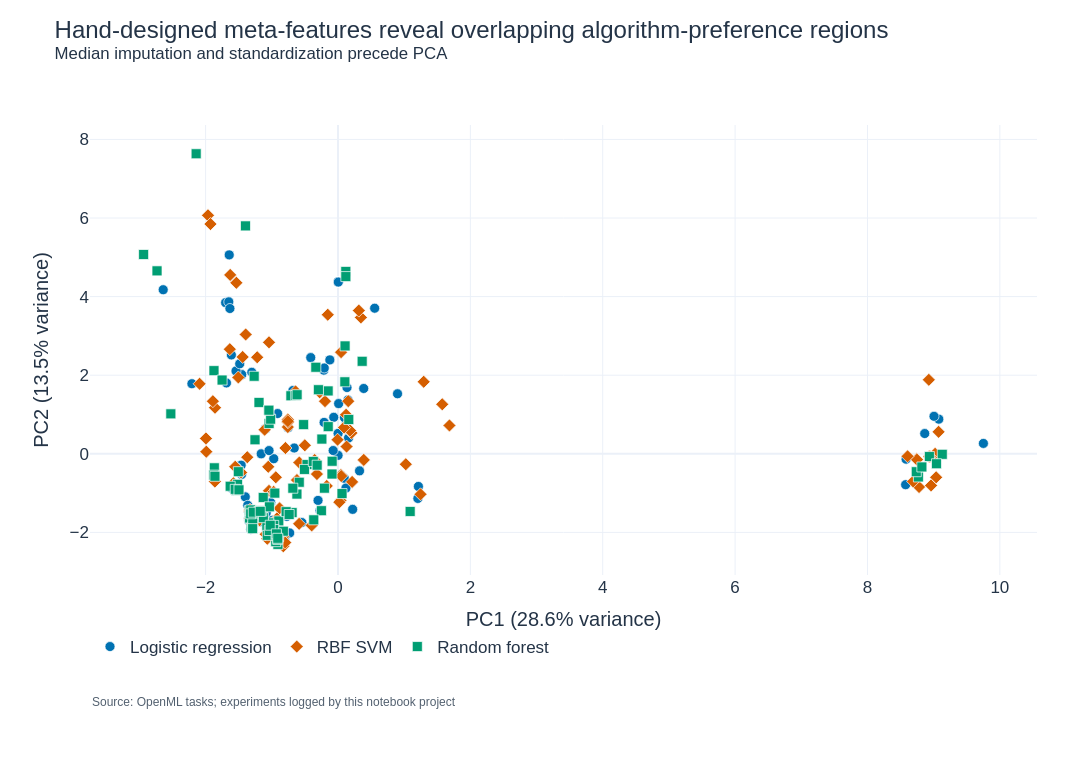

The notebook cell this image was saved under:
### Markdown cell above
## 5. Manual meta-dataset: two-dimensional projection

### Code cell
manual_projection, manual_variance, manual_loadings = pca_projection(meta_dataset, manual_columns)
manual_projection.to_csv(RESULTS_DIR / 'manual_projection.csv', index=False)
manual_loadings.to_csv(RESULTS_DIR / 'manual_pca_loadings.csv', index=False)

fig = go.Figure()
for algorithm in ALGORITHMS:
    subset = manual_projection[manual_projection['best_algorithm'].eq(algorithm)]
    fig.add_trace(go.Scatter(
        x=subset['PC1'], y=subset['PC2'], mode='markers', name=algorithm,
        legendgroup=algorithm,
        marker=dict(color=COLORS[algorithm], symbol=SYMBOLS[algorithm], size=10,
                    opacity=1.0, line=dict(color='white', width=0.7)),
        customdata=subset[['dataset_name', 'dataset_id']],
        hovertemplate='%{customdata[0]} · OpenML %{customdata[1]}<br>'
                      'PC1=%{x:.2f}<br>PC2=%{y:.2f}<extra></extra>',
    ))
fig.update_xaxes(title=f'PC1 ({manual_variance[0]:.1%} variance)')
fig.update_yaxes(title=f'PC2 ({manual_variance[1]:.1%} variance)')
fig.update_layout(
    title='Hand-designed meta-features reveal overlapping algorithm-preference regions<br>'
          '<sup>Median imputation and standardization precede PCA</sup>',
    legend_title_text='Best base algorithm',
)
_ = show_and_save(fig, '02_manual_projection')

### Figure 1 — Plotly figure (JSON) as saved in the notebook; plotly's stock layout.template omitted (floating-point values rounded to 4 significant figures; data arrays with more than 128 entries replaced by an {"elided": "..."} marker saying what was removed)
{"data": [{"customdata": {"elided": "95x2 mixed values"}, "hovertemplate": "%{customdata[0]} · OpenML %{customdata[1]}<br>PC1=%{x:.2f}<br>PC2=%{y:.2f}<extra></extra>", "legendgroup": "Logistic regression", "marker": {"color": "#0072B2", "line": {"color": "white", "width": 0.7}, "opacity": 1, "size": 10, "symbol": "circle"}, "mode": "markers", "name": "Logistic regression", "type": "scatter", "x": [-1.27, -1.698, -0.2146, -1.296, -1.302, -1.347, 0.1514, 8.577, -1.349, 0.09478, 0.1248, -0.9123, -0.9708, -1.306, -0.8249, -2.641, 0.3886, 0.001194, -1.454, 8.865, -0.07283, -0.9552, 0.3255, 1.215, -0.5454, -1.463, -1.65, 8.584, -1.347, 0.004925, -0.7998, -0.6807, -1.685, 0.09728, -0.661, -1.16, -1.334, -1.541, -1.016, -1.338, -0.2074, -0.9888, -0.3013, -0.4117, -1.485, -1.319, -0.8071, 9.752, -1.643, 0.004925, 0.8996, 0.5543, -1.312, 0.001378, -0.1229, 0.004925, 0.004925, -1.181, -1.532, 0.004925, -1.401, 0.1203, -1.305, 1.207, -1.633, 9.078, -1.042, -1.094, -1.285, -1.293, -1.611, -0.2712, -1.456, -2.207, 0.1593, -0.7547, -1.307, 9.005, -1.306, -0.7734, -1.363, 0.00982, -1.173, -0.7585, 0.0422, -0.06408, -0.8077, -1.316, 0.2215, -1.084, 0.1362, -1.612, -0.7294, -1.173, -0.2095], "y": [-1.691, 3.846, 2.129, -1.653, 2.073, -1.702, 1.37, -0.7861, -1.641, -0.6223, 0.8287, 1.024, -0.1247, -1.609, -1.99, 4.175, 1.662, -0.04023, 2.015, 0.5144, 0.08294, -2.021, -0.4349, -0.8311, -1.75, -0.2893, 3.866, -0.1367, -1.487, 4.37, -2.252, 1.61, 1.803, 0.9225, 0.1464, -0.001746, -1.623, 2.107, -1.243, -1.684, 2.183, -1.693, -1.186, 2.447, 2.29, -1.711, -2.196, 0.2638, 5.062, 4.37, 1.527, 3.704, -1.691, 0.5186, 2.39, 4.37, 4.37, -1.48, -0.3521, 4.37, -1.096, -0.8735, -1.698, -1.136, 3.697, 0.8819, 0.08178, 0.6348, -1.808, -1.804, 2.516, -1.443, -0.5235, 1.783, 0.4019, 0.6628, -1.846, 0.9531, -1.601, -1.592, -1.311, 1.277, -1.726, 0.6949, -0.5494, 0.9279, -2.181, -1.918, -1.414, -1.497, 1.686, -0.8718, -2.014, -1.726, 0.7989]}, {"customdata": {"elided": "99x2 mixed values"}, "hovertemplate": "%{customdata[0]} · OpenML %{customdata[1]}<br>PC1=%{x:.2f}<br>PC2=%{y:.2f}<extra></extra>", "legendgroup": "RBF SVM", "marker": {"color": "#D55E00", "line": {"color": "white", "width": 0.7}, "opacity": 1, "size": 10, "symbol": "diamond"}, "mode": "markers", "name": "RBF SVM", "type": "scatter", "x": [-1.287, -0.8831, -1.44, -0.3182, 8.779, -0.8269, 1.025, -0.1695, -0.7576, -0.1964, -1.292, -0.8211, -0.6405, -1.964, 9.022, 0.03679, 8.742, 8.961, -0.7577, 0.2028, 0.1224, -1.068, -0.6202, -0.8462, -0.3404, -1.86, 1.247, -1.328, -0.8243, 0.04667, -1.042, -0.5841, -1.989, -1.858, -2.091, -1.464, -0.006456, 0.3896, -0.8831, 9.038, -0.3972, -1.89, -1.394, 1.575, -0.3523, 0.1546, -1.553, 8.936, -0.5874, -1.634, 0.1297, -1.927, 8.927, 0.3463, 0.3151, 0.04459, -0.1545, -1.506, -1.536, -0.9393, 0.1821, -0.9722, 0.3896, -0.9226, -1.042, 8.936, -1.58, -0.9405, -1.109, 1.684, -1.371, -1.186, 0.04914, -0.8957, -0.5013, -1.333, -0.7567, -0.2769, -0.965, -0.9024, -0.8264, -1.629, 8.748, 0.02098, 9.074, 0.2136, -1.995, -1.053, 0.09212, -1.221, 1.295, -0.7973, 8.939, -1.329, -0.7936, 8.606, -0.7573, 8.69, -1.092], "y": [-1.667, -1.388, 2.464, -0.5166, -0.8458, -2.107, -0.2655, -0.8175, 0.68, 1.339, -1.801, -2.307, 1.588, 6.068, 1.347e-05, -1.187, -0.1313, -0.8048, 0.8744, 0.5309, 0.9943, -2.161, -0.6686, -2.239, -0.2206, -0.7078, -1.031, -1.648, -2.216, 2.587, -0.9429, -0.2226, 0.05408, 1.173, 1.781, -0.4778, 0.3587, -0.1561, -1.388, -0.5992, -1.822, 1.338, 3.036, 1.259, -0.1596, 1.34, -0.3299, -0.07008, -1.783, 2.662, 0.1834, 5.846, 1.882, 3.47, 3.644, -0.539, 3.539, 1.943, 4.351, -0.5983, 0.5919, -0.969, -0.1561, -1.644, 2.835, -0.07066, -0.7493, -2.0, 0.6133, 0.7209, -0.08682, -1.691, -0.5666, -2.038, 0.2143, -1.454, 0.8015, 1.564, -1.751, -2.258, -2.353, 4.553, -0.149, -1.232, 0.5579, -0.7156, 0.3912, -0.3315, 0.6676, 2.456, 1.832, -2.258, -0.0689, -1.424, 0.1465, -0.06448, 0.831, -0.7048, -2.047]}, {"customdata": {"elided": "106x2 mixed values"}, "hovertemplate": "%{customdata[0]} · OpenML %{customdata[1]}<br>PC1=%{x:.2f}<br>PC2=%{y:.2f}<extra></extra>", "legendgroup": "Random forest", "marker": {"color": "#009E73", "line": {"color": "white", "width": 0.7}, "opacity": 1, "size": 10, "symbol": "square"}, "mode": "markers", "name": "Random forest", "type": "scatter", "x": [-0.8964, -0.4677, -1.518, -1.129, -1.041, 0.1183, -0.5064, -0.373, -1.032, -0.3148, -1.31, -1.867, -0.5851, -1.193, -1.15, -2.937, -1.336, -0.9846, -1.338, -1.537, -1.874, -0.8945, -1.018, -1.022, 9.13, -1.287, -1.216, -2.143, -1.184, -1.036, 0.06089, -1.505, -0.971, 1.09, -1.629, -1.075, -2.526, -0.2502, -0.9076, -1.2, -0.7112, 8.77, -1.044, -1.23, -0.94, -1.139, -1.319, -0.6206, 8.738, -0.9653, 8.936, -0.8247, -2.734, 0.1037, -0.3659, -1.171, -1.751, -1.553, -0.3346, -1.196, -0.9104, -0.1488, -1.288, -0.2956, -0.09051, -1.868, -0.9708, -1.496, -1.398, -1.196, -1.127, -0.6819, -0.693, -0.6382, -0.08815, -1.876, -1.068, -1.319, -1.254, -0.5193, 9.043, 0.107, -0.9545, -0.6178, -0.9353, 8.822, -1.038, -1.29, -0.2437, 0.3653, -1.024, -0.2051, -0.9312, -1.859, -0.9097, 0.163, -1.044, -1.153, -0.7835, -1.036, -0.7375, -1.266, -0.1475, 0.1187, -1.28, -1.174], "y": [-2.104, -0.2742, -0.7773, -1.112, 0.7704, 4.64, -0.3983, -0.1954, -1.801, -0.2904, -1.869, -0.5042, -0.7244, 1.306, -1.617, 5.071, -1.634, -1.758, -1.445, -0.9309, 2.116, -1.708, 0.8804, -1.963, -0.0137, -1.853, -1.534, 7.635, -1.5, -2.012, -1.012, -0.4555, -1.822, -1.468, -0.8263, -1.846, 1.016, -1.448, -2.306, -1.542, 1.476, -0.5897, 1.109, -1.552, -2.236, -1.518, -1.428, -1.025, -0.4564, -2.037, -0.07066, -1.971, 4.655, 1.832, -1.681, -1.446, 1.877, -0.9051, 2.202, -1.474, -2.179, 1.599, -1.716, 1.63, -0.5152, -0.3571, -1.927, -0.9173, 5.8, -1.511, -1.627, -0.8758, -1.497, 1.484, -0.1897, -0.543, -2.076, -1.528, 0.3568, 0.7423, -0.2534, 2.745, -1.001, 1.503, -2.069, -0.3353, -1.953, -1.905, 0.3745, 2.354, -1.818, -0.8754, -2.037, -0.5733, -2.151, 0.8725, 1.109, -1.459, -1.473, -1.349, -1.545, 1.973, 0.6908, 4.509, -1.486, -1.465]}], "layout": {"annotations": [{"font": {"color": "#536170", "size": 12}, "showarrow": false, "text": "Source: OpenML tasks; experiments logged by this notebook project", "x": 0, "xanchor": "left", "xref": "paper", "y": 0, "yanchor": "top", "yref": "paper", "yshift": -118}], "font": {"color": "#243447", "family": "Arial", "size": 17}, "height": 760, "legend": {"orientation": "h", "title": {"text": ""}, "x": 0, "xanchor": "left", "y": -0.12, "yanchor": "top"}, "margin": {"b": 185, "l": 90, "r": 55, "t": 125}, "title": {"text": "Hand-designed meta-features reveal overlapping algorithm-preference regions<br><sup>Median imputation and standardization precede PCA</sup>", "y": 0.95, "yanchor": "top"}, "width": 1400, "xaxis": {"automargin": true, "title": {"text": "PC1 (28.6% variance)"}}, "yaxis": {"automargin": true, "title": {"text": "PC2 (13.5% variance)"}}}}
